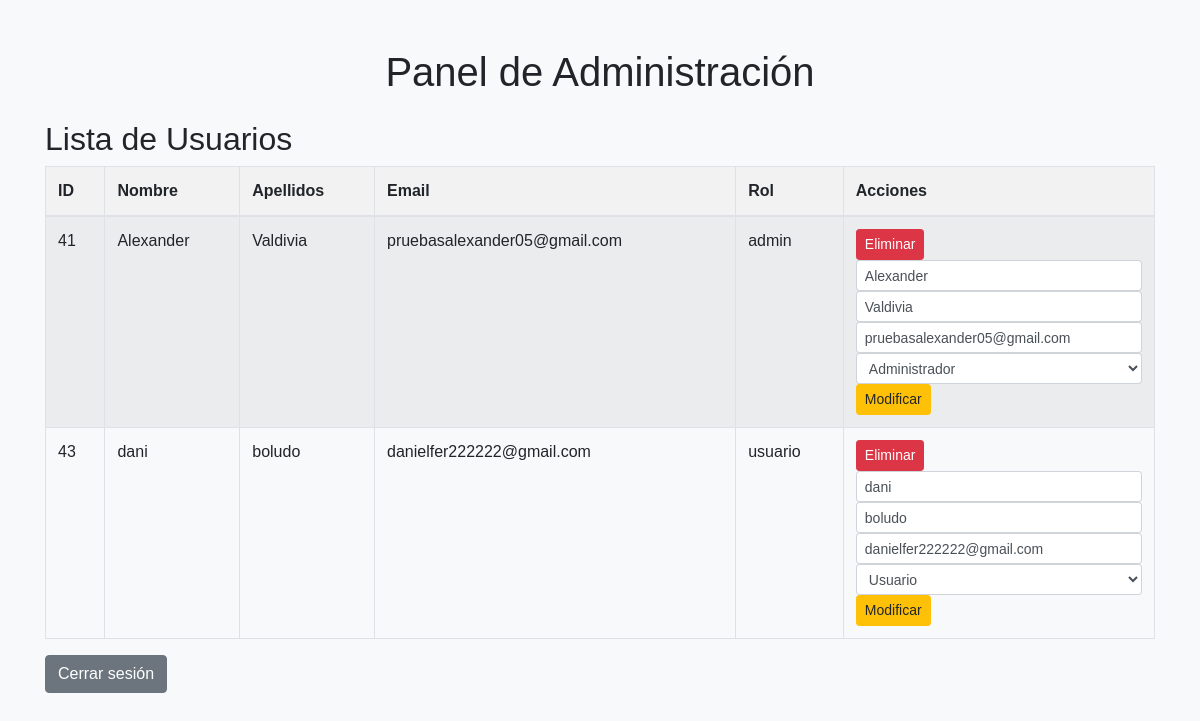
The page /proyecto/admin_panel.php (signed in) on the database its author committed.
### tables this page shows
CREATE TABLE `jugador` (
  `id_jugador` int(11) NOT NULL,
  `nombre` varchar(45) NOT NULL,
  `apellidos` varchar(45) NOT NULL,
  `dni` varchar(20) NOT NULL,
  `edad` int(11) NOT NULL,
  `sexo` varchar(45) NOT NULL,
  `saldo` float NOT NULL,
  `contrasena` varchar(255) NOT NULL,
  `fecha` date DEFAULT NULL,
  `apodo` varchar(255) NOT NULL,
  `email` varchar(255) DEFAULT NULL,
  `rol` enum('usuario','admin') DEFAULT 'usuario'
);

### proyecto/admin_panel.php (the view, shortened to what this page needs)
<?php
require_once 'conexion.php';
$query = $conn->prepare("SELECT id_jugador, nombre, apellidos, email, rol FROM jugador");
$query->execute();
$usuarios = $query->fetchAll(PDO::FETCH_ASSOC);
?>
<!DOCTYPE html>
<html lang="es">
<head>
    <link rel="stylesheet" href="https://stackpath.bootstrapcdn.com/bootstrap/4.5.2/css/bootstrap.min.css">
</head>
<body class="bg-light">
    <div class="container mt-5">
        <h1 class="text-center">Panel de Administración</h1>
        <h2 class="mt-4">Lista de Usuarios</h2>
        <table class="table table-striped table-bordered">
            <thead>
                <tr>
                    <th>ID</th>
                    <th>Nombre</th>
                    <th>Apellidos</th>
                    <th>Email</th>
                    <th>Rol</th>
                    <th>Acciones</th>
                </tr>
            </thead>
            <tbody>
                <?php foreach ($usuarios as $usuario): ?>
                <tr>
                    <td><?= htmlspecialchars($usuario['id_jugador']) ?></td>
                    <td><?= htmlspecialchars($usuario['nombre']) ?></td>
                    <td><?= htmlspecialchars($usuario['apellidos']) ?></td>
                    <td><?= htmlspecialchars($usuario['email']) ?></td>
                    <td><?= htmlspecialchars($usuario['rol']) ?></td>
                    <td>
                        <a href="admin_panel.php?eliminar=<?= $usuario['id_jugador'] ?>" class="btn btn-danger btn-sm" onclick="return confirm('¿Estás seguro de que deseas eliminar este usuario?');">Eliminar</a>
                        <form action="admin_panel.php" method="POST" style="display:inline;">
                            <input type="text" name="nombre" value="<?= htmlspecialchars($usuario['nombre']) ?>" required class="form-control form-control-sm">
                            <input type="text" name="apellidos" value="<?= htmlspecialchars($usuario['apellidos']) ?>" required class="form-control form-control-sm">
                            <input type="email" name="email" value="<?= htmlspecialchars($usuario['email']) ?>" required class="form-control form-control-sm">
                            <select name="rol" class="form-control form-control-sm">
                                <option value="usuario" <?= $usuario['rol'] == 'usuario' ? 'selected' : '' ?>>Usuario</option>
                                <option value="admin" <?= $usuario['rol'] == 'admin' ? 'selected' : '' ?>>Administrador</option>
                            </select>
                            <button type="submit" name="modificar" class="btn btn-warning btn-sm">Modificar</button>
                        </form>
                    </td>
                </tr>
                <?php endforeach; ?>
            </tbody>
        </table>
        <a href="logout.php" class="btn btn-secondary">Cerrar sesión</a>
    </div>
</body>
</html>

### proyecto/admin_panel.php (style rules this page uses)
body { font-family: Arial, sans-serif; }
table { width: 100%; border-collapse: collapse; }
th, td { border: 1px solid #ccc; padding: 8px; text-align: left; }
th { background-color: #f2f2f2; }

### rows shown on the page
jugador: id_jugador "41", nombre "Alexander", apellidos "Valdivia", email "pruebasalexander05@gmail.com", rol "admin", rol "Administrador"
jugador: id_jugador "43", nombre "dani", apellidos "boludo", email "danielfer222222@gmail.com", rol "usuario", rol "Usuario"
